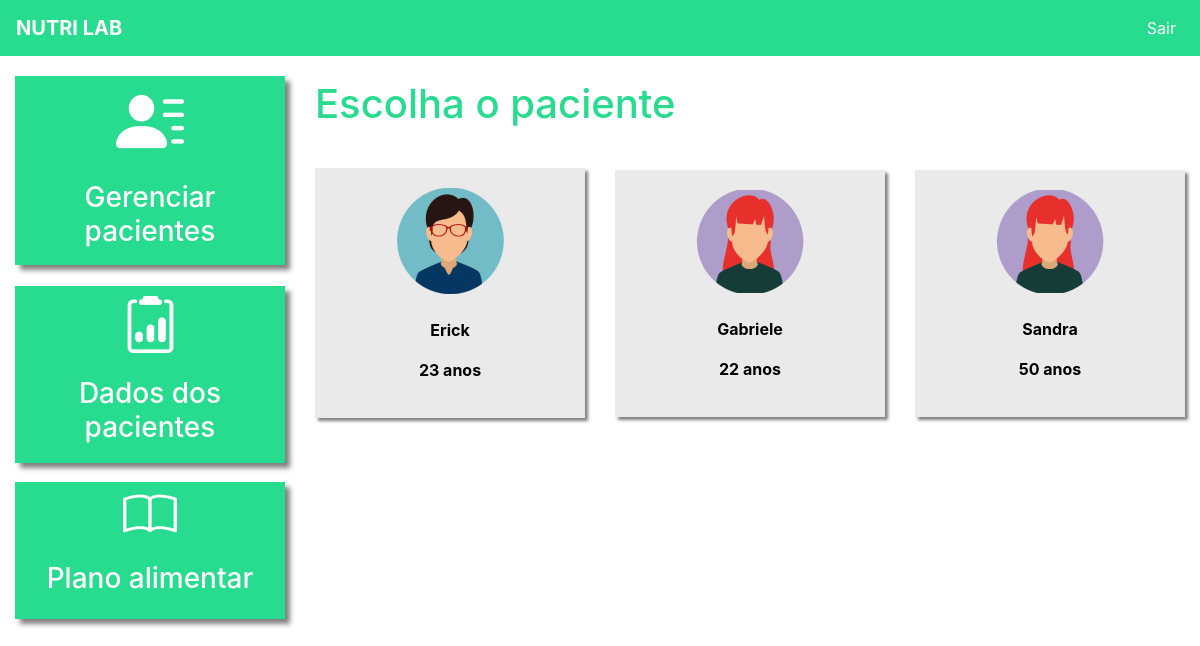
Page /dados_paciente/ (signed in) on the earlier database version.
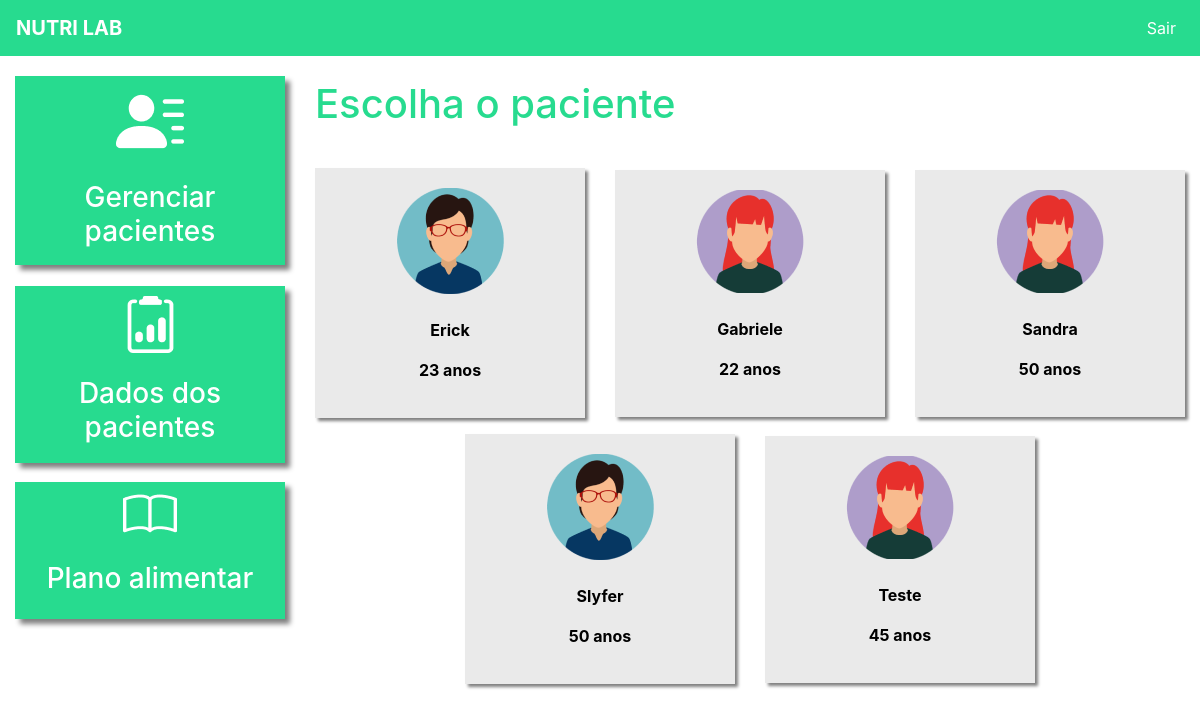
Same page on the later database version.
### plataforma/models.py (models this page shows, shortened)
class Pacientes(models.Model):
    choices_sexo = (('F', 'Feminino'),
                    ('M', 'Maculino'))
    nome = models.CharField(max_length = 50)
    sexo = models.CharField(max_length = 1, choices = choices_sexo)
    idade = models.IntegerField()
    email = models.EmailField()
    telefone = models.CharField(max_length=19)
    nutri = models.ForeignKey(User, on_delete = models.CASCADE)

### plataforma/views.py (the view)
# urls.py: path('dados_paciente/', views.dados_paciente_listar, name = "dados_paciente_listar"),
@login_required(login_url = '/auth/logar/')
def dados_paciente_listar(request):
    if request.method == "GET":
        pacientes = Pacientes.objects.filter(nutri=request.user)
        return render(request, 'dados_paciente_listar.html', {'pacientes': pacientes})

### plataforma/templates/dados_paciente_listar.html (shortened to what this page needs)
{% extends 'base_plataforma.html' %}
{% load static %}
{% block 'plataforma' %}
    <br>
    <h1 class="titulo mb-4">Escolha o paciente</h1>
    <div class="row align-items-center justify-content-center mb-lg-4">
        {% for paciente in pacientes %}
            <div class="col-md-4 col-sm-6 col-10">
                <a href="{% url 'dados_paciente' paciente.id %}" class="link-hover">
                    <div class="card-paciente mb-lg-0 mb-4 mt-3">
                        <div class="foto-perfil">
                            {% if paciente.sexo == "F" %}
                                <img src="{% static 'plataforma/img/perfil1.png' %}" class="img-fluid">
                            {% else %}
                                <img src="{% static 'plataforma/img/perfil2.png' %}" class="img-fluid">
                            {% endif %}
                        </div>
                        <br>
                        <p class="dados text-center">{{ paciente.nome }}</p>
                        <p class="dados text-center">{{ paciente.idade }} anos</p>
                    </div>
                </a>
            </div>
        {% endfor %}
    </div>
{% endblock%}

Differences in the rows shown:
added Pacientes: nome "Slyfer", idade "50"
added Pacientes: nome "Teste", idade "45"
